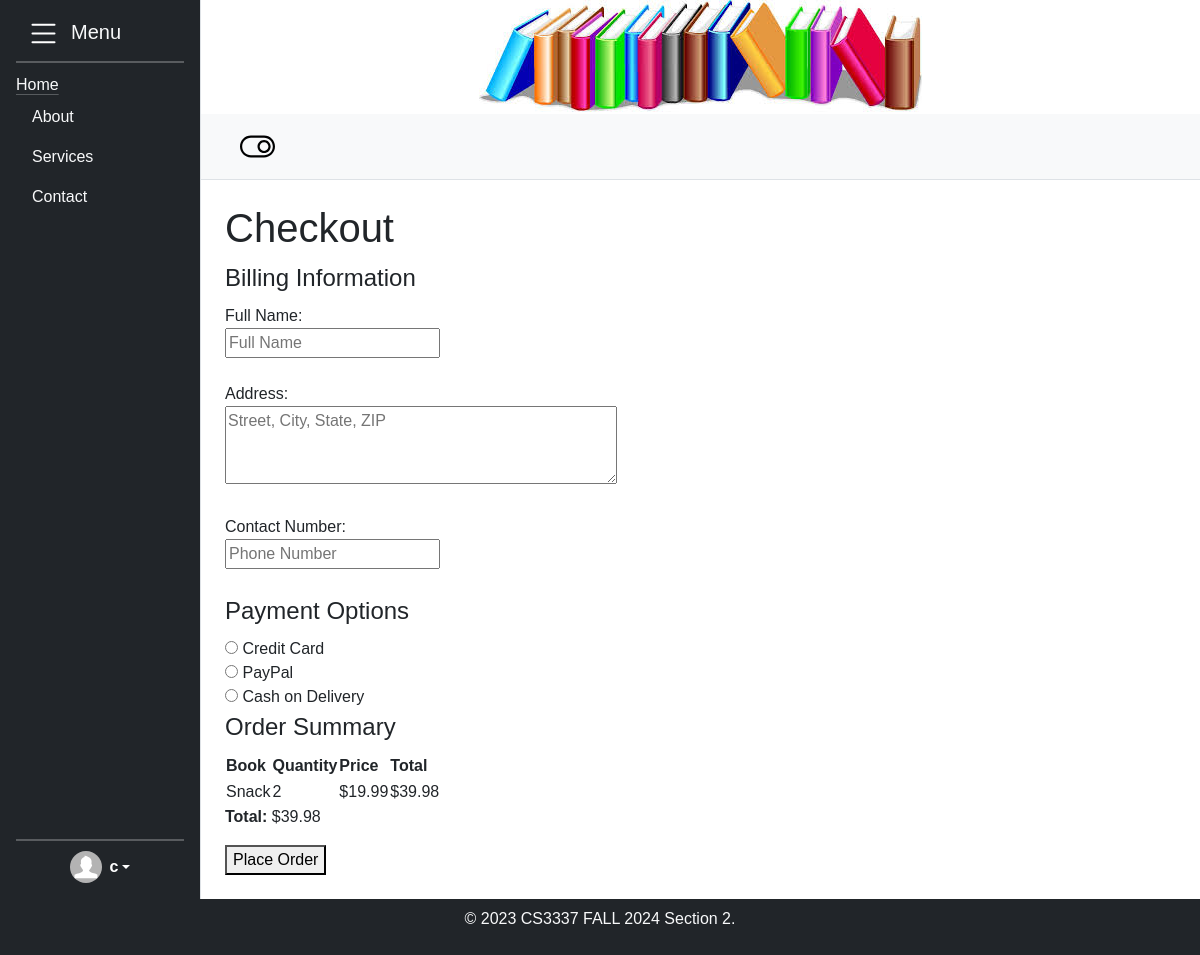
Before: /checkout/ (signed in) with the older database file.
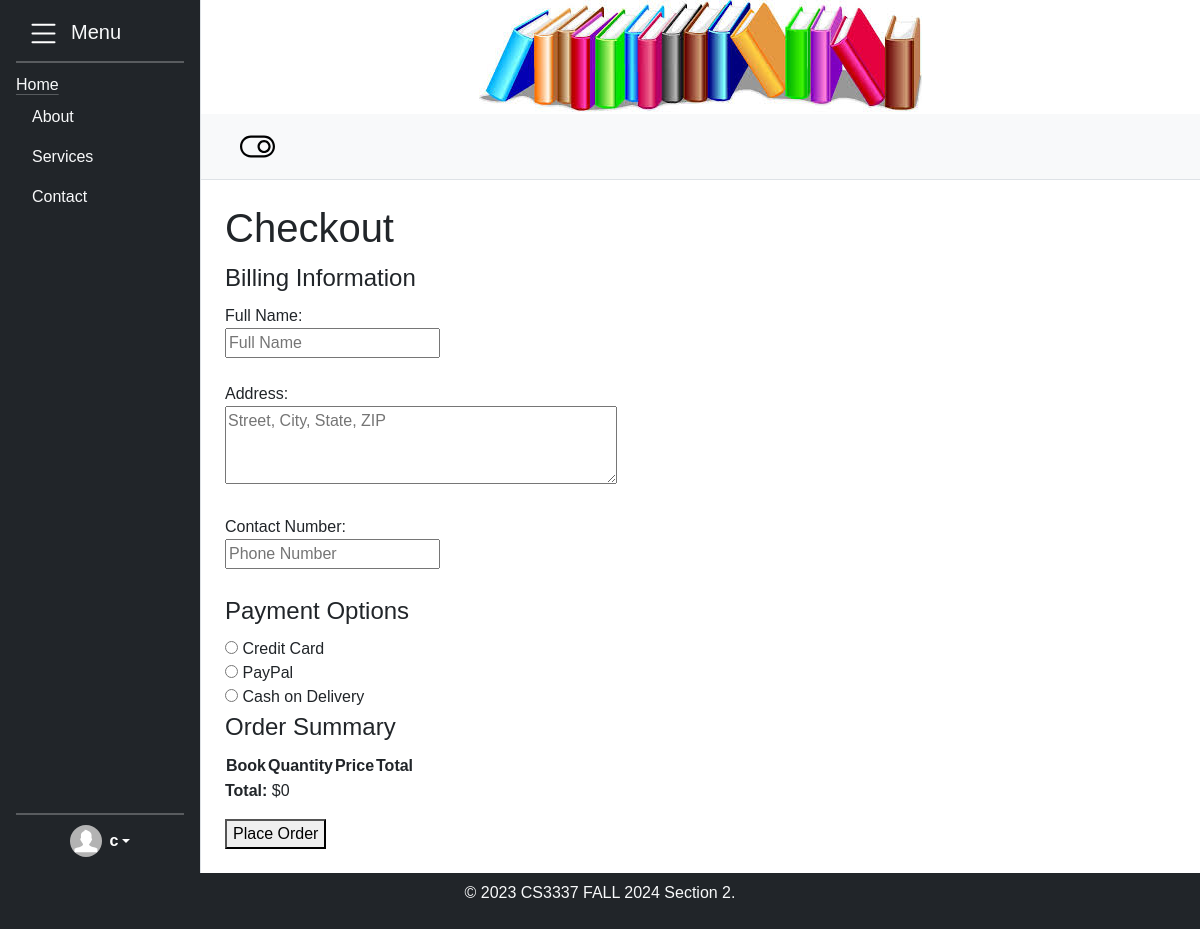
After: the same page with the newer database file.
### bookMng/models.py (models this page shows, shortened)
class CartItem(models.Model):
    user = models.ForeignKey(User, on_delete=models.CASCADE)
    book = models.ForeignKey(Book, on_delete=models.CASCADE)
    quantity = models.PositiveIntegerField(default=1)
    def total_price(self):
        return self.quantity * self.book.price  # Calculate total price based on quantity

class Book(models.Model):
    name = models.CharField(max_length=200)
    web = models.URLField(max_length=200)
    price = models.DecimalField(decimal_places=2, max_digits=8)
    publishdate = models.DateField(auto_now=True)
    picture = models.FileField(upload_to='bookEx/static/uploads')
    pic_path = models.CharField(max_length=300, editable=False, blank=True)
    username = models.ForeignKey(User, blank=True, null=True, on_delete=models.CASCADE)
    ratings = models.IntegerField(default=0)
    ratingscount = models.IntegerField(default=0)
    overallrating = models.IntegerField(default=0)

### bookMng/views.py (the view)
# urls.py: path('checkout/', views.checkout, name='checkout'),
def checkout(request):
    cart_items = CartItem.objects.filter(user=request.user)
    total_price = sum(item.total_price() for item in cart_items)
    if request.method == "POST":
        form = CheckoutForm(request.POST)
        if form.is_valid():
            full_name = form.cleaned_data['full_name']
            address = form.cleaned_data['address']
            contact_number = form.cleaned_data['contact_number']
            payment_method = form.cleaned_data['payment_method']
            print(f"Order Details:\nName: {full_name}\nAddress: {address}\nContact: {contact_number}\nPayment: {payment_method}")
            CartItem.objects.filter(user=request.user).delete()
            messages.success(request, "Order placed successfully!")
            return redirect('order_success')
    else:
        form = CheckoutForm()
    return render(request, 'bookMng/checkout.html', {
        'cart_items': cart_items,
        'total_price': total_price,
        'form': form,
    })

### bookMng/forms.py
class CheckoutForm(forms.Form):
    full_name = forms.CharField(max_length=100, label="Full Name", widget=forms.TextInput(attrs={'placeholder': 'Full Name'}))
    address = forms.CharField(max_length=255, label="Address", widget=forms.Textarea(attrs={'placeholder': 'Street, City, State, ZIP', 'rows': 3}))
    contact_number = forms.CharField(max_length=15, label="Contact Number", widget=forms.TextInput(attrs={'placeholder': 'Phone Number'}))
    payment_method = forms.ChoiceField(
        choices=[
            ('credit_card', 'Credit Card'),
            ('paypal', 'PayPal'),
            ('cash', 'Cash on Delivery'),
        ],
        widget=forms.RadioSelect,
        label="Payment Method",
    )

### bookEx/templates/bookMng/checkout.html (shortened to what this page needs)
{% extends "base.html" %}
{% block content %}
    <h1>Checkout</h1>
    <form method="POST">
        <fieldset>
            <legend>Billing Information</legend>
            {{ form.full_name.label_tag }}<br>
            {{ form.full_name }}<br><br>
            {{ form.address.label_tag }}<br>
            {{ form.address }}<br><br>
            {{ form.contact_number.label_tag }}<br>
            {{ form.contact_number }}<br><br>
        </fieldset>
        <fieldset>
            <legend>Payment Options</legend>
            {{ form.payment_method }}
        </fieldset>
        <fieldset>
            <legend>Order Summary</legend>
            <table>
                <tr>
                    <th>Book</th>
                    <th>Quantity</th>
                    <th>Price</th>
                    <th>Total</th>
                </tr>
                {% for item in cart_items %}
                <tr>
                    <td>{{ item.book.name }}</td>
                    <td>{{ item.quantity }}</td>
                    <td>${{ item.book.price }}</td>
                    <td>${{ item.total_price }}</td>
                </tr>
                {% endfor %}
            </table>
            <p class="total"><strong>Total:</strong> ${{ total_price }}</p>
        </fieldset>
        <button type="submit" class="button">Place Order</button>
    </form>
{% endblock content %}

Changed rows visible on the page:
removed CartItem: book.name "Snack", quantity "2", book.price "19.99", total_price "39.98"
Other visible differences:
{{ total_price }}: "39.98" → "0"
